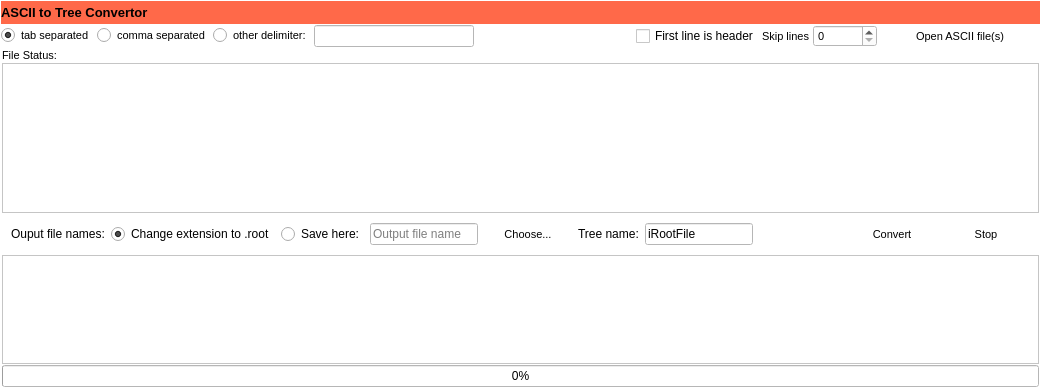
<?xml version="1.0" encoding="UTF-8"?>
<ui version="4.0">
 <class>IROOTAsciiFileConvertor</class>
 <widget class="QWidget" name="IROOTAsciiFileConvertor">
  <property name="geometry">
   <rect>
    <x>0</x>
    <y>0</y>
    <width>1041</width>
    <height>389</height>
   </rect>
  </property>
  <property name="windowTitle">
   <string>Form</string>
  </property>
  <property name="styleSheet">
   <string notr="true">background-color: rgb(255, 255, 255);</string>
  </property>
  <layout class="QVBoxLayout" name="verticalLayout">
   <property name="spacing">
    <number>1</number>
   </property>
   <property name="margin">
    <number>1</number>
   </property>
   <item>
    <widget class="QWidget" name="titleWidget" native="true">
     <property name="maximumSize">
      <size>
       <width>16777215</width>
       <height>25</height>
      </size>
     </property>
     <property name="font">
      <font>
       <pointsize>8</pointsize>
      </font>
     </property>
     <property name="styleSheet">
      <string notr="true">background-color: rgb(255, 105, 73);</string>
     </property>
     <layout class="QHBoxLayout" name="horizontalLayout_3">
      <property name="spacing">
       <number>1</number>
      </property>
      <property name="margin">
       <number>0</number>
      </property>
      <item>
       <widget class="QLabel" name="title">
        <property name="font">
         <font>
          <family>Segoe UI</family>
          <pointsize>10</pointsize>
          <weight>75</weight>
          <bold>true</bold>
         </font>
        </property>
        <property name="text">
         <string>ASCII to Tree Convertor</string>
        </property>
       </widget>
      </item>
      <item>
       <spacer name="horizontalSpacer_3">
        <property name="orientation">
         <enum>Qt::Horizontal</enum>
        </property>
        <property name="sizeHint" stdset="0">
         <size>
          <width>40</width>
          <height>20</height>
         </size>
        </property>
       </spacer>
      </item>
      <item>
       <widget class="QToolButton" name="close">
        <property name="font">
         <font>
          <pointsize>9</pointsize>
          <weight>75</weight>
          <bold>true</bold>
         </font>
        </property>
        <property name="text">
         <string/>
        </property>
        <property name="icon">
         <iconset resource="resources.qrc">
          <normaloff>:/icons/icons/metro.icons/black/cancel.png</normaloff>:/icons/icons/metro.icons/black/cancel.png</iconset>
        </property>
        <property name="autoRaise">
         <bool>true</bool>
        </property>
       </widget>
      </item>
     </layout>
    </widget>
   </item>
   <item>
    <layout class="QHBoxLayout" name="horizontalLayout">
     <property name="spacing">
      <number>3</number>
     </property>
     <item>
      <widget class="QRadioButton" name="tabSeparated">
       <property name="font">
        <font>
         <family>Segoe UI</family>
         <pointsize>8</pointsize>
        </font>
       </property>
       <property name="text">
        <string>tab separated</string>
       </property>
       <property name="checked">
        <bool>true</bool>
       </property>
      </widget>
     </item>
     <item>
      <widget class="QRadioButton" name="commaSeparated">
       <property name="font">
        <font>
         <family>Segoe UI</family>
         <pointsize>8</pointsize>
        </font>
       </property>
       <property name="text">
        <string>comma separated</string>
       </property>
      </widget>
     </item>
     <item>
      <widget class="QRadioButton" name="otherDelimiter">
       <property name="font">
        <font>
         <family>Segoe UI</family>
         <pointsize>8</pointsize>
        </font>
       </property>
       <property name="text">
        <string>other delimiter:</string>
       </property>
      </widget>
     </item>
     <item>
      <widget class="QLineEdit" name="delimiter">
       <property name="font">
        <font>
         <family>Segoe UI</family>
         <pointsize>8</pointsize>
        </font>
       </property>
       <property name="styleSheet">
        <string notr="true">background-color: rgb(255, 255, 255);
color: rgb(0, 0, 0);
</string>
       </property>
       <property name="text">
        <string/>
       </property>
       <property name="placeholderText">
        <string/>
       </property>
      </widget>
     </item>
     <item>
      <spacer name="horizontalSpacer_2">
       <property name="orientation">
        <enum>Qt::Horizontal</enum>
       </property>
       <property name="sizeHint" stdset="0">
        <size>
         <width>40</width>
         <height>20</height>
        </size>
       </property>
      </spacer>
     </item>
     <item>
      <widget class="QCheckBox" name="firstLineHeader">
       <property name="text">
        <string>First line is header</string>
       </property>
      </widget>
     </item>
     <item>
      <widget class="QLabel" name="label">
       <property name="font">
        <font>
         <family>Segoe UI</family>
         <pointsize>8</pointsize>
        </font>
       </property>
       <property name="text">
        <string>Skip lines</string>
       </property>
      </widget>
     </item>
     <item>
      <widget class="QSpinBox" name="skipLines">
       <property name="font">
        <font>
         <family>Segoe UI</family>
         <pointsize>8</pointsize>
        </font>
       </property>
       <property name="maximum">
        <number>100000</number>
       </property>
      </widget>
     </item>
     <item>
      <widget class="QToolButton" name="openAscii">
       <property name="sizePolicy">
        <sizepolicy hsizetype="MinimumExpanding" vsizetype="Fixed">
         <horstretch>0</horstretch>
         <verstretch>0</verstretch>
        </sizepolicy>
       </property>
       <property name="font">
        <font>
         <family>Segoe UI</family>
         <pointsize>8</pointsize>
         <italic>false</italic>
         <underline>false</underline>
        </font>
       </property>
       <property name="styleSheet">
        <string notr="true">color: rgb(0, 0, 0);</string>
       </property>
       <property name="text">
        <string>Open ASCII file(s)</string>
       </property>
       <property name="icon">
        <iconset resource="resources.qrc">
         <normaloff>:/icons/icons/others/asciifile.png</normaloff>:/icons/icons/others/asciifile.png</iconset>
       </property>
       <property name="iconSize">
        <size>
         <width>20</width>
         <height>20</height>
        </size>
       </property>
       <property name="toolButtonStyle">
        <enum>Qt::ToolButtonTextBesideIcon</enum>
       </property>
       <property name="autoRaise">
        <bool>true</bool>
       </property>
      </widget>
     </item>
    </layout>
   </item>
   <item>
    <widget class="QWidget" name="widget" native="true">
     <property name="sizePolicy">
      <sizepolicy hsizetype="Expanding" vsizetype="Expanding">
       <horstretch>0</horstretch>
       <verstretch>0</verstretch>
      </sizepolicy>
     </property>
     <layout class="QVBoxLayout" name="verticalLayout_2">
      <property name="spacing">
       <number>1</number>
      </property>
      <property name="margin">
       <number>1</number>
      </property>
      <item>
       <widget class="QLabel" name="fileStatus">
        <property name="font">
         <font>
          <family>Segoe UI</family>
          <pointsize>8</pointsize>
          <weight>50</weight>
          <italic>false</italic>
          <bold>false</bold>
         </font>
        </property>
        <property name="text">
         <string>File Status:</string>
        </property>
       </widget>
      </item>
      <item>
       <widget class="QTableWidget" name="tableWidget">
        <property name="sizePolicy">
         <sizepolicy hsizetype="Expanding" vsizetype="MinimumExpanding">
          <horstretch>0</horstretch>
          <verstretch>0</verstretch>
         </sizepolicy>
        </property>
        <property name="minimumSize">
         <size>
          <width>0</width>
          <height>0</height>
         </size>
        </property>
        <property name="maximumSize">
         <size>
          <width>16777215</width>
          <height>150</height>
         </size>
        </property>
        <property name="font">
         <font>
          <pointsize>8</pointsize>
         </font>
        </property>
        <property name="contextMenuPolicy">
         <enum>Qt::CustomContextMenu</enum>
        </property>
        <attribute name="horizontalHeaderStretchLastSection">
         <bool>true</bool>
        </attribute>
        <attribute name="verticalHeaderStretchLastSection">
         <bool>false</bool>
        </attribute>
       </widget>
      </item>
      <item>
       <widget class="QWidget" name="middleWidget" native="true">
        <layout class="QHBoxLayout" name="horizontalLayout_2">
         <item>
          <widget class="QLabel" name="label_2">
           <property name="text">
            <string>Ouput file names:</string>
           </property>
          </widget>
         </item>
         <item>
          <widget class="QRadioButton" name="changeExtension">
           <property name="text">
            <string>Change extension to .root</string>
           </property>
           <property name="checked">
            <bool>true</bool>
           </property>
          </widget>
         </item>
         <item>
          <widget class="QRadioButton" name="saveWithDifferentName">
           <property name="text">
            <string>Save here:</string>
           </property>
          </widget>
         </item>
         <item>
          <widget class="QLineEdit" name="outFileName">
           <property name="readOnly">
            <bool>true</bool>
           </property>
           <property name="placeholderText">
            <string>Output file name</string>
           </property>
          </widget>
         </item>
         <item>
          <widget class="QToolButton" name="chooseOutputFileName">
           <property name="sizePolicy">
            <sizepolicy hsizetype="MinimumExpanding" vsizetype="Fixed">
             <horstretch>0</horstretch>
             <verstretch>0</verstretch>
            </sizepolicy>
           </property>
           <property name="font">
            <font>
             <family>Segoe UI</family>
             <pointsize>8</pointsize>
             <italic>false</italic>
             <underline>false</underline>
            </font>
           </property>
           <property name="styleSheet">
            <string notr="true">color: rgb(0, 0, 0);</string>
           </property>
           <property name="text">
            <string>Choose...</string>
           </property>
           <property name="iconSize">
            <size>
             <width>20</width>
             <height>20</height>
            </size>
           </property>
           <property name="toolButtonStyle">
            <enum>Qt::ToolButtonTextBesideIcon</enum>
           </property>
           <property name="autoRaise">
            <bool>true</bool>
           </property>
          </widget>
         </item>
         <item>
          <widget class="QLabel" name="label_3">
           <property name="text">
            <string>Tree name:</string>
           </property>
          </widget>
         </item>
         <item>
          <widget class="QLineEdit" name="treeName">
           <property name="text">
            <string>iRootFile</string>
           </property>
          </widget>
         </item>
         <item>
          <spacer name="horizontalSpacer">
           <property name="orientation">
            <enum>Qt::Horizontal</enum>
           </property>
           <property name="sizeHint" stdset="0">
            <size>
             <width>40</width>
             <height>20</height>
            </size>
           </property>
          </spacer>
         </item>
         <item>
          <widget class="QToolButton" name="convert">
           <property name="sizePolicy">
            <sizepolicy hsizetype="MinimumExpanding" vsizetype="Fixed">
             <horstretch>0</horstretch>
             <verstretch>0</verstretch>
            </sizepolicy>
           </property>
           <property name="font">
            <font>
             <family>Segoe UI</family>
             <pointsize>8</pointsize>
             <italic>false</italic>
             <underline>false</underline>
            </font>
           </property>
           <property name="styleSheet">
            <string notr="true">color: rgb(0, 0, 0);</string>
           </property>
           <property name="text">
            <string>Convert</string>
           </property>
           <property name="icon">
            <iconset resource="resources.qrc">
             <normaloff>:/icons/icons/others/convert.png</normaloff>:/icons/icons/others/convert.png</iconset>
           </property>
           <property name="iconSize">
            <size>
             <width>20</width>
             <height>20</height>
            </size>
           </property>
           <property name="toolButtonStyle">
            <enum>Qt::ToolButtonTextBesideIcon</enum>
           </property>
           <property name="autoRaise">
            <bool>true</bool>
           </property>
          </widget>
         </item>
         <item>
          <widget class="QToolButton" name="stopConversion">
           <property name="sizePolicy">
            <sizepolicy hsizetype="MinimumExpanding" vsizetype="Fixed">
             <horstretch>0</horstretch>
             <verstretch>0</verstretch>
            </sizepolicy>
           </property>
           <property name="font">
            <font>
             <family>Segoe UI</family>
             <pointsize>8</pointsize>
             <italic>false</italic>
             <underline>false</underline>
            </font>
           </property>
           <property name="styleSheet">
            <string notr="true">color: rgb(0, 0, 0);</string>
           </property>
           <property name="text">
            <string>Stop</string>
           </property>
           <property name="iconSize">
            <size>
             <width>20</width>
             <height>20</height>
            </size>
           </property>
           <property name="toolButtonStyle">
            <enum>Qt::ToolButtonTextBesideIcon</enum>
           </property>
           <property name="autoRaise">
            <bool>true</bool>
           </property>
          </widget>
         </item>
        </layout>
       </widget>
      </item>
      <item>
       <widget class="QTextBrowser" name="message"/>
      </item>
      <item>
       <widget class="QProgressBar" name="progressBar">
        <property name="value">
         <number>0</number>
        </property>
       </widget>
      </item>
     </layout>
    </widget>
   </item>
  </layout>
 </widget>
 <resources>
  <include location="resources.qrc"/>
 </resources>
 <connections/>
</ui>
